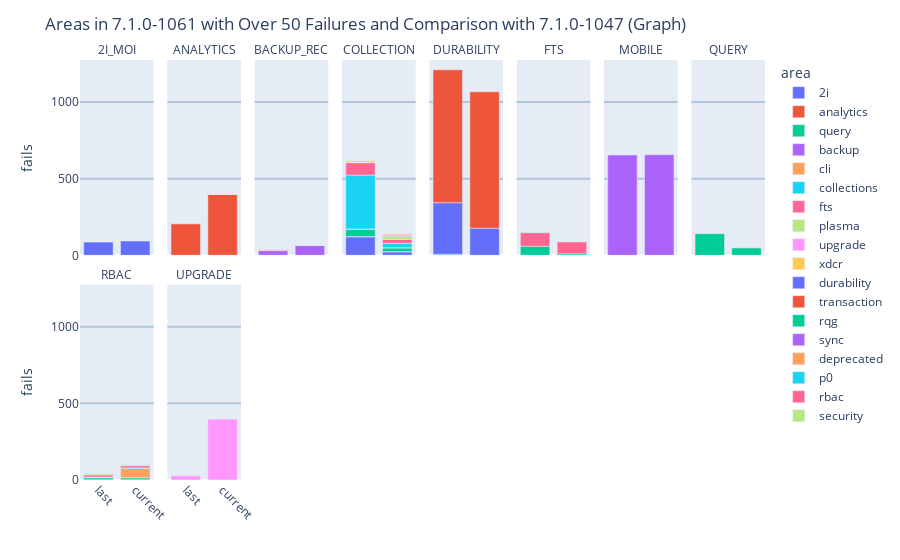

The notebook cell this image was saved under:
### Markdown cell above
Hover over a bar for more information. You can click on each area's name to the right of the bar chart to toggle the data from that area, or double click on an area to isolate that area. You can double click on a hidden area to toggle all data back to shown.

### Code cell
newSet = []
for item in sortdf50:
    current = item.pop('CurrentFailed')
    last = item.pop('LastFailed')
    currentFails = {"fails": current, "ver": "current"}
    lastFails = {"fails": last, "ver": "last"}
    newSet.append({**lastFails, **item})
    newSet.append({**currentFails, **item})
    
df50 = pd.DataFrame(newSet)

all_fig = px.bar(df50, y=df50.fails, x=df50.ver, color=df50.area, facet_col=df50.component, facet_col_wrap=8)

all_fig.for_each_annotation(lambda a: a.update(text=f"{a.text.replace('component=', '')[0:10]}"))
all_fig.update_xaxes(title_text='', tickangle=45)
all_fig.update_yaxes(gridcolor='lightsteelblue', gridwidth=2)
all_fig.update_layout(height=600*math.ceil(len(set(df50.component))/8), title=f"Areas in {weekly_builds[0]} with Over 50 Failures and Comparison with {weekly_builds[1]} (Graph)", hoverlabel=dict(bgcolor="white"))

all_fig.show()

### Figure 1 — Plotly figure (JSON) as saved in the notebook; plotly's stock layout.template omitted (floating-point values rounded to 4 significant figures)
{"data": [{"alignmentgroup": "True", "hovertemplate": "area=2i<br>component=2I_MOI<br>ver=%{x}<br>fails=%{y}<extra></extra>", "legendgroup": "2i", "marker": {"color": "#636efa", "pattern": {"shape": ""}}, "name": "2i", "offsetgroup": "2i", "orientation": "v", "showlegend": true, "textposition": "auto", "type": "bar", "visible": true, "x": ["last", "current"], "xaxis": "x9", "y": [86, 93], "yaxis": "y9"}, {"alignmentgroup": "True", "hovertemplate": "area=2i<br>component=COLLECTIONS<br>ver=%{x}<br>fails=%{y}<extra></extra>", "legendgroup": "2i", "marker": {"color": "#636efa", "pattern": {"shape": ""}}, "name": "2i", "offsetgroup": "2i", "orientation": "v", "showlegend": false, "textposition": "auto", "type": "bar", "visible": true, "x": ["last", "current"], "xaxis": "x12", "y": [121, 23], "yaxis": "y12"}, {"alignmentgroup": "True", "hovertemplate": "area=analytics<br>component=ANALYTICS<br>ver=%{x}<br>fails=%{y}<extra></extra>", "legendgroup": "analytics", "marker": {"color": "#EF553B", "pattern": {"shape": ""}}, "name": "analytics", "offsetgroup": "analytics", "orientation": "v", "showlegend": true, "textposition": "auto", "type": "bar", "visible": true, "x": ["last", "current"], "xaxis": "x10", "y": [206, 397], "yaxis": "y10"}, {"alignmentgroup": "True", "hovertemplate": "area=analytics<br>component=COLLECTIONS<br>ver=%{x}<br>fails=%{y}<extra></extra>", "legendgroup": "analytics", "marker": {"color": "#EF553B", "pattern": {"shape": ""}}, "name": "analytics", "offsetgroup": "analytics", "orientation": "v", "showlegend": false, "textposition": "auto", "type": "bar", "visible": true, "x": ["last", "current"], "xaxis": "x12", "y": [1, 1], "yaxis": "y12"}, {"alignmentgroup": "True", "hovertemplate": "area=analytics<br>component=RBAC<br>ver=%{x}<br>fails=%{y}<extra></extra>", "legendgroup": "analytics", "marker": {"color": "#EF553B", "pattern": {"shape": ""}}, "name": "analytics", "offsetgroup": "analytics", "orientation": "v", "showlegend": false, "textposition": "auto", "type": "bar", "visible": true, "x": ["last", "current"], "xaxis": "x", "y": [2, 2], "yaxis": "y"}, {"alignmentgroup": "True", "hovertemplate": "area=query<br>component=ANALYTICS<br>ver=%{x}<br>fails=%{y}<extra></extra>", "legendgroup": "query", "marker": {"color": "#00cc96", "pattern": {"shape": ""}}, "name": "query", "offsetgroup": "query", "orientation": "v", "showlegend": true, "textposition": "auto", "type": "bar", "visible": true, "x": ["last", "current"], "xaxis": "x10", "y": [1, 0], "yaxis": "y10"}, {"alignmentgroup": "True", "hovertemplate": "area=query<br>component=COLLECTIONS<br>ver=%{x}<br>fails=%{y}<extra></extra>", "legendgroup": "query", "marker": {"color": "#00cc96", "pattern": {"shape": ""}}, "name": "query", "offsetgroup": "query", "orientation": "v", "showlegend": false, "textposition": "auto", "type": "bar", "visible": true, "x": ["last", "current"], "xaxis": "x12", "y": [47, 25], "yaxis": "y12"}, {"alignmentgroup": "True", "hovertemplate": "area=query<br>component=DURABILITY<br>ver=%{x}<br>fails=%{y}<extra></extra>", "legendgroup": "query", "marker": {"color": "#00cc96", "pattern": {"shape": ""}}, "name": "query", "offsetgroup": "query", "orientation": "v", "showlegend": false, "textposition": "auto", "type": "bar", "visible": true, "x": ["last", "current"], "xaxis": "x13", "y": [7, 0], "yaxis": "y13"}, {"alignmentgroup": "True", "hovertemplate": "area=query<br>component=FTS<br>ver=%{x}<br>fails=%{y}<extra></extra>", "legendgroup": "query", "marker": {"color": "#00cc96", "pattern": {"shape": ""}}, "name": "query", "offsetgroup": "query", "orientation": "v", "showlegend": false, "textposition": "auto", "type": "bar", "visible": true, "x": ["last", "current"], "xaxis": "x14", "y": [59, 10], "yaxis": "y14"}, {"alignmentgroup": "True", "hovertemplate": "area=query<br>component=QUERY<br>ver=%{x}<br>fails=%{y}<extra></extra>", "legendgroup": "query", "marker": {"color": "#00cc96", "pattern": {"shape": ""}}, "name": "query", "offsetgroup": "query", "orientation": "v", "showlegend": false, "textposition": "auto", "type": "bar", "visible": true, "x": ["last", "current"], "xaxis": "x16", "y": [141, 49], "yaxis": "y16"}, {"alignmentgroup": "True", "hovertemplate": "area=query<br>component=RBAC<br>ver=%{x}<br>fails=%{y}<extra></extra>", "legendgroup": "query", "marker": {"color": "#00cc96", "pattern": {"shape": ""}}, "name": "query", "offsetgroup": "query", "orientation": "v", "showlegend": false, "textposition": "auto", "type": "bar", "visible": true, "x": ["last", "current"], "xaxis": "x", "y": [13, 13], "yaxis": "y"}, {"alignmentgroup": "True", "hovertemplate": "area=backup<br>component=BACKUP_RECOVERY<br>ver=%{x}<br>fails=%{y}<extra></extra>", "legendgroup": "backup", "marker": {"color": "#ab63fa", "pattern": {"shape": ""}}, "name": "backup", "offsetgroup": "backup", "orientation": "v", "showlegend": true, "textposition": "auto", "type": "bar", "visible": true, "x": ["last", "current"], "xaxis": "x11", "y": [31, 64], "yaxis": "y11"}, {"alignmentgroup": "True", "hovertemplate": "area=backup<br>component=COLLECTIONS<br>ver=%{x}<br>fails=%{y}<extra></extra>", "legendgroup": "backup", "marker": {"color": "#ab63fa", "pattern": {"shape": ""}}, "name": "backup", "offsetgroup": "backup", "orientation": "v", "showlegend": false, "textposition": "auto", "type": "bar", "visible": true, "x": ["last", "current"], "xaxis": "x12", "y": [3, 0], "yaxis": "y12"}, {"alignmentgroup": "True", "hovertemplate": "area=backup<br>component=RBAC<br>ver=%{x}<br>fails=%{y}<extra></extra>", "legendgroup": "backup", "marker": {"color": "#ab63fa", "pattern": {"shape": ""}}, "name": "backup", "offsetgroup": "backup", "orientation": "v", "showlegend": false, "textposition": "auto", "type": "bar", "visible": true, "x": ["last", "current"], "xaxis": "x", "y": [1, 0], "yaxis": "y"}, {"alignmentgroup": "True", "hovertemplate": "area=cli<br>component=BACKUP_RECOVERY<br>ver=%{x}<br>fails=%{y}<extra></extra>", "legendgroup": "cli", "marker": {"color": "#FFA15A", "pattern": {"shape": ""}}, "name": "cli", "offsetgroup": "cli", "orientation": "v", "showlegend": true, "textposition": "auto", "type": "bar", "visible": true, "x": ["last", "current"], "xaxis": "x11", "y": [5, 1], "yaxis": "y11"}, {"alignmentgroup": "True", "hovertemplate": "area=cli<br>component=RBAC<br>ver=%{x}<br>fails=%{y}<extra></extra>", "legendgroup": "cli", "marker": {"color": "#FFA15A", "pattern": {"shape": ""}}, "name": "cli", "offsetgroup": "cli", "orientation": "v", "showlegend": false, "textposition": "auto", "type": "bar", "visible": true, "x": ["last", "current"], "xaxis": "x", "y": [0, 60], "yaxis": "y"}, {"alignmentgroup": "True", "hovertemplate": "area=collections<br>component=COLLECTIONS<br>ver=%{x}<br>fails=%{y}<extra></extra>", "legendgroup": "collections", "marker": {"color": "#19d3f3", "pattern": {"shape": ""}}, "name": "collections", "offsetgroup": "collections", "orientation": "v", "showlegend": true, "textposition": "auto", "type": "bar", "visible": true, "x": ["last", "current"], "xaxis": "x12", "y": [351, 29], "yaxis": "y12"}, {"alignmentgroup": "True", "hovertemplate": "area=fts<br>component=COLLECTIONS<br>ver=%{x}<br>fails=%{y}<extra></extra>", "legendgroup": "fts", "marker": {"color": "#FF6692", "pattern": {"shape": ""}}, "name": "fts", "offsetgroup": "fts", "orientation": "v", "showlegend": true, "textposition": "auto", "type": "bar", "visible": true, "x": ["last", "current"], "xaxis": "x12", "y": [81, 25], "yaxis": "y12"}, {"alignmentgroup": "True", "hovertemplate": "area=fts<br>component=FTS<br>ver=%{x}<br>fails=%{y}<extra></extra>", "legendgroup": "fts", "marker": {"color": "#FF6692", "pattern": {"shape": ""}}, "name": "fts", "offsetgroup": "fts", "orientation": "v", "showlegend": false, "textposition": "auto", "type": "bar", "visible": true, "x": ["last", "current"], "xaxis": "x14", "y": [89, 79], "yaxis": "y14"}, {"alignmentgroup": "True", "hovertemplate": "area=plasma<br>component=COLLECTIONS<br>ver=%{x}<br>fails=%{y}<extra></extra>", "legendgroup": "plasma", "marker": {"color": "#B6E880", "pattern": {"shape": ""}}, "name": "plasma", "offsetgroup": "plasma", "orientation": "v", "showlegend": true, "textposition": "auto", "type": "bar", "visible": true, "x": ["last", "current"], "xaxis": "x12", "y": [2, 23], "yaxis": "y12"}, {"alignmentgroup": "True", "hovertemplate": "area=upgrade<br>component=COLLECTIONS<br>ver=%{x}<br>fails=%{y}<extra></extra>", "legendgroup": "upgrade", "marker": {"color": "#FF97FF", "pattern": {"shape": ""}}, "name": "upgrade", "offsetgroup": "upgrade", "orientation": "v", "showlegend": true, "textposition": "auto", "type": "bar", "visible": true, "x": ["last", "current"], "xaxis": "x12", "y": [2, 12], "yaxis": "y12"}, {"alignmentgroup": "True", "hovertemplate": "area=upgrade<br>component=UPGRADE<br>ver=%{x}<br>fails=%{y}<extra></extra>", "legendgroup": "upgrade", "marker": {"color": "#FF97FF", "pattern": {"shape": ""}}, "name": "upgrade", "offsetgroup": "upgrade", "orientation": "v", "showlegend": false, "textposition": "auto", "type": "bar", "visible": true, "x": ["last", "current"], "xaxis": "x2", "y": [27, 396], "yaxis": "y2"}, {"alignmentgroup": "True", "hovertemplate": "area=xdcr<br>component=COLLECTIONS<br>ver=%{x}<br>fails=%{y}<extra></extra>", "legendgroup": "xdcr", "marker": {"color": "#FECB52", "pattern": {"shape": ""}}, "name": "xdcr", "offsetgroup": "xdcr", "orientation": "v", "showlegend": true, "textposition": "auto", "type": "bar", "visible": true, "x": ["last", "current"], "xaxis": "x12", "y": [9, 6], "yaxis": "y12"}, {"alignmentgroup": "True", "hovertemplate": "area=durability<br>component=DURABILITY<br>ver=%{x}<br>fails=%{y}<extra></extra>", "legendgroup": "durability", "marker": {"color": "#636efa", "pattern": {"shape": ""}}, "name": "durability", "offsetgroup": "durability", "orientation": "v", "showlegend": true, "textposition": "auto", "type": "bar", "visible": true, "x": ["last", "current"], "xaxis": "x13", "y": [336, 177], "yaxis": "y13"}, {"alignmentgroup": "True", "hovertemplate": "area=transaction<br>component=DURABILITY<br>ver=%{x}<br>fails=%{y}<extra></extra>", "legendgroup": "transaction", "marker": {"color": "#EF553B", "pattern": {"shape": ""}}, "name": "transaction", "offsetgroup": "transaction", "orientation": "v", "showlegend": true, "textposition": "auto", "type": "bar", "visible": true, "x": ["last", "current"], "xaxis": "x13", "y": [867, 889], "yaxis": "y13"}, {"alignmentgroup": "True", "hovertemplate": "area=rqg<br>component=FTS<br>ver=%{x}<br>fails=%{y}<extra></extra>", "legendgroup": "rqg", "marker": {"color": "#00cc96", "pattern": {"shape": ""}}, "name": "rqg", "offsetgroup": "rqg", "orientation": "v", "showlegend": true, "textposition": "auto", "type": "bar", "visible": true, "x": ["last", "current"], "xaxis": "x14", "y": [2, 0], "yaxis": "y14"}, {"alignmentgroup": "True", "hovertemplate": "area=sync<br>component=MOBILE<br>ver=%{x}<br>fails=%{y}<extra></extra>", "legendgroup": "sync", "marker": {"color": "#ab63fa", "pattern": {"shape": ""}}, "name": "sync", "offsetgroup": "sync", "orientation": "v", "showlegend": true, "textposition": "auto", "type": "bar", "visible": true, "x": ["last", "current"], "xaxis": "x15", "y": [654, 656], "yaxis": "y15"}, {"alignmentgroup": "True", "hovertemplate": "area=deprecated<br>component=QUERY<br>ver=%{x}<br>fails=%{y}<extra></extra>", "legendgroup": "deprecated", "marker": {"color": "#FFA15A", "pattern": {"shape": ""}}, "name": "deprecated", "offsetgroup": "deprecated", "orientation": "v", "showlegend": true, "textposition": "auto", "type": "bar", "visible": true, "x": ["last", "current"], "xaxis": "x16", "y": [null, 2], "yaxis": "y16"}, {"alignmentgroup": "True", "hovertemplate": "area=p0<br>component=RBAC<br>ver=%{x}<br>fails=%{y}<extra></extra>", "legendgroup": "p0", "marker": {"color": "#19d3f3", "pattern": {"shape": ""}}, "name": "p0", "offsetgroup": "p0", "orientation": "v", "showlegend": true, "textposition": "auto", "type": "bar", "visible": true, "x": ["last", "current"], "xaxis": "x", "y": [3, 4], "yaxis": "y"}, {"alignmentgroup": "True", "hovertemplate": "area=rbac<br>component=RBAC<br>ver=%{x}<br>fails=%{y}<extra></extra>", "legendgroup": "rbac", "marker": {"color": "#FF6692", "pattern": {"shape": ""}}, "name": "rbac", "offsetgroup": "rbac", "orientation": "v", "showlegend": true, "textposition": "auto", "type": "bar", "visible": true, "x": ["last", "current"], "xaxis": "x", "y": [14, 14], "yaxis": "y"}, {"alignmentgroup": "True", "hovertemplate": "area=security<br>component=RBAC<br>ver=%{x}<br>fails=%{y}<extra></extra>", "legendgroup": "security", "marker": {"color": "#B6E880", "pattern": {"shape": ""}}, "name": "security", "offsetgroup": "security", "orientation": "v", "showlegend": true, "textposition": "auto", "type": "bar", "visible": true, "x": ["last", "current"], "xaxis": "x", "y": [7, 7], "yaxis": "y"}], "layout": {"annotations": [{"font": {}, "showarrow": false, "text": "RBAC", "x": 0.05375, "xanchor": "center", "xref": "paper", "y": 0.465, "yanchor": "bottom", "yref": "paper"}, {"font": {}, "showarrow": false, "text": "UPGRADE", "x": 0.1812, "xanchor": "center", "xref": "paper", "y": 0.465, "yanchor": "bottom", "yref": "paper"}, {"font": {}, "showarrow": false, "text": "2I_MOI", "x": 0.05375, "xanchor": "center", "xref": "paper", "y": 1.0, "yanchor": "bottom", "yref": "paper"}, {"font": {}, "showarrow": false, "text": "ANALYTICS", "x": 0.1812, "xanchor": "center", "xref": "paper", "y": 1.0, "yanchor": "bottom", "yref": "paper"}, {"font": {}, "showarrow": false, "text": "BACKUP_REC", "x": 0.3087, "xanchor": "center", "xref": "paper", "y": 1.0, "yanchor": "bottom", "yref": "paper"}, {"font": {}, "showarrow": false, "text": "COLLECTION", "x": 0.4363, "xanchor": "center", "xref": "paper", "y": 1.0, "yanchor": "bottom", "yref": "paper"}, {"font": {}, "showarrow": false, "text": "DURABILITY", "x": 0.5637, "xanchor": "center", "xref": "paper", "y": 1.0, "yanchor": "bottom", "yref": "paper"}, {"font": {}, "showarrow": false, "text": "FTS", "x": 0.6912, "xanchor": "center", "xref": "paper", "y": 1.0, "yanchor": "bottom", "yref": "paper"}, {"font": {}, "showarrow": false, "text": "MOBILE", "x": 0.8188, "xanchor": "center", "xref": "paper", "y": 1.0, "yanchor": "bottom", "yref": "paper"}, {"font": {}, "showarrow": false, "text": "QUERY", "x": 0.9463, "xanchor": "center", "xref": "paper", "y": 1.0, "yanchor": "bottom", "yref": "paper"}], "autosize": true, "barmode": "relative", "hoverlabel": {"bgcolor": "white"}, "legend": {"title": {"text": "area"}, "tracegroupgap": 0}, "margin": {"t": 60}, "title": {"text": "Areas in 7.1.0-1061 with Over 50 Failures and Comparison with 7.1.0-1047 (Graph)"}, "xaxis": {"anchor": "y", "autorange": true, "domain": [0, 0.1075], "range": [-0.5, 1.5], "tickangle": 45, "title": {"text": ""}, "type": "category"}, "xaxis10": {"anchor": "y10", "autorange": true, "domain": [0.1275, 0.235], "matches": "x", "range": [-0.5, 1.5], "showticklabels": false, "tickangle": 45, "title": {"text": ""}, "type": "category"}, "xaxis11": {"anchor": "y11", "autorange": true, "domain": [0.255, 0.3625], "matches": "x", "range": [-0.5, 1.5], "showticklabels": false, "tickangle": 45, "title": {"text": ""}, "type": "category"}, "xaxis12": {"anchor": "y12", "autorange": true, "domain": [0.3825, 0.49], "matches": "x", "range": [-0.5, 1.5], "showticklabels": false, "tickangle": 45, "title": {"text": ""}, "type": "category"}, "xaxis13": {"anchor": "y13", "autorange": true, "domain": [0.51, 0.6175], "matches": "x", "range": [-0.5, 1.5], "showticklabels": false, "tickangle": 45, "title": {"text": ""}, "type": "category"}, "xaxis14": {"anchor": "y14", "autorange": true, "domain": [0.6375, 0.745], "matches": "x", "range": [-0.5, 1.5], "showticklabels": false, "tickangle": 45, "title": {"text": ""}, "type": "category"}, "xaxis15": {"anchor": "y15", "autorange": true, "domain": [0.765, 0.8725], "matches": "x", "range": [-0.5, 1.5], "showticklabels": false, "tickangle": 45, "title": {"text": ""}, "type": "category"}, "xaxis16": {"anchor": "y16", "autorange": true, "domain": [0.8925, 1], "matches": "x", "range": [-0.5, 1.5], "showticklabels": false, "tickangle": 45, "title": {"text": ""}, "type": "category"}, "xaxis2": {"anchor": "y2", "autorange": true, "domain": [0.1275, 0.235], "matches": "x", "range": [-0.5, 1.5], "tickangle": 45, "title": {"text": ""}, "type": "category"}, "xaxis3": {"anchor": "y3", "domain": [0.255, 0.3625], "matches": "x", "tickangle": 45, "title": {"text": ""}}, "xaxis4": {"anchor": "y4", "domain": [0.3825, 0.49], "matches": "x", "tickangle": 45, "title": {"text": ""}}, "xaxis5": {"anchor": "y5", "domain": [0.51, 0.6175], "matches": "x", "tickangle": 45, "title": {"text": ""}}, "xaxis6": {"anchor": "y6", "domain": [0.6375, 0.745], "matches": "x", "tickangle": 45, "title": {"text": ""}}, "xaxis7": {"anchor": "y7", "domain": [0.765, 0.8725], "matches": "x", "tickangle": 45, "title": {"text": ""}}, "xaxis8": {"anchor": "y8", "domain": [0.8925, 1], "matches": "x", "tickangle": 45, "title": {"text": ""}}, "xaxis9": {"anchor": "y9", "autorange": true, "domain": [0, 0.1075], "matches": "x", "range": [-0.5, 1.5], "showticklabels": false, "tickangle": 45, "title": {"text": ""}, "type": "category"}, "yaxis": {"anchor": "x", "autorange": true, "domain": [0, 0.465], "gridcolor": "lightsteelblue", "gridwidth": 2, "range": [0, 1274.0], "title": {"text": "fails"}, "type": "linear"}, "yaxis10": {"anchor": "x10", "autorange": true, "domain": [0.535, 1.0], "gridcolor": "lightsteelblue", "gridwidth": 2, "matches": "y", "range": [0, 1274.0], "showticklabels": false, "type": "linear"}, "yaxis11": {"anchor": "x11", "autorange": true, "domain": [0.535, 1.0], "gridcolor": "lightsteelblue", "gridwidth": 2, "matches": "y", "range": [0, 1274.0], "showticklabels": false, "type": "linear"}, "yaxis12": {"anchor": "x12", "autorange": true, "domain": [0.535, 1.0], "gridcolor": "lightsteelblue", "gridwidth": 2, "matches": "y", "range": [0, 1274.0], "showticklabels": false, "type": "linear"}, "yaxis13": {"anchor": "x13", "autorange": true, "domain": [0.535, 1.0], "gridcolor": "lightsteelblue", "gridwidth": 2, "matches": "y", "range": [0, 1274.0], "showticklabels": false, "type": "linear"}, "yaxis14": {"anchor": "x14", "autorange": true, "domain": [0.535, 1.0], "gridcolor": "lightsteelblue", "gridwidth": 2, "matches": "y", "range": [0, 1274.0], "showticklabels": false, "type": "linear"}, "yaxis15": {"anchor": "x15", "autorange": true, "domain": [0.535, 1.0], "gridcolor": "lightsteelblue", "gridwidth": 2, "matches": "y", "range": [0, 1274.0], "showticklabels": false, "type": "linear"}, "yaxis16": {"anchor": "x16", "autorange": true, "domain": [0.535, 1.0], "gridcolor": "lightsteelblue", "gridwidth": 2, "matches": "y", "range": [0, 1274.0], "showticklabels": false, "type": "linear"}, "yaxis2": {"anchor": "x2", "autorange": true, "domain": [0, 0.465], "gridcolor": "lightsteelblue", "gridwidth": 2, "matches": "y", "range": [0, 1274.0], "showticklabels": false, "type": "linear"}, "yaxis3": {"anchor": "x3", "domain": [0, 0.465], "gridcolor": "lightsteelblue", "gridwidth": 2, "matches": "y", "showticklabels": false}, "yaxis4": {"anchor": "x4", "domain": [0, 0.465], "gridcolor": "lightsteelblue", "gridwidth": 2, "matches": "y", "showticklabels": false}, "yaxis5": {"anchor": "x5", "domain": [0, 0.465], "gridcolor": "lightsteelblue", "gridwidth": 2, "matches": "y", "showticklabels": false}, "yaxis6": {"anchor": "x6", "domain": [0, 0.465], "gridcolor": "lightsteelblue", "gridwidth": 2, "matches": "y", "showticklabels": false}, "yaxis7": {"anchor": "x7", "domain": [0, 0.465], "gridcolor": "lightsteelblue", "gridwidth": 2, "matches": "y", "showticklabels": false}, "yaxis8": {"anchor": "x8", "domain": [0, 0.465], "gridcolor": "lightsteelblue", "gridwidth": 2, "matches": "y", "showticklabels": false}, "yaxis9": {"anchor": "x9", "autorange": true, "domain": [0.535, 1.0], "gridcolor": "lightsteelblue", "gridwidth": 2, "matches": "y", "range": [0, 1274.0], "title": {"text": "fails"}, "type": "linear"}}}
